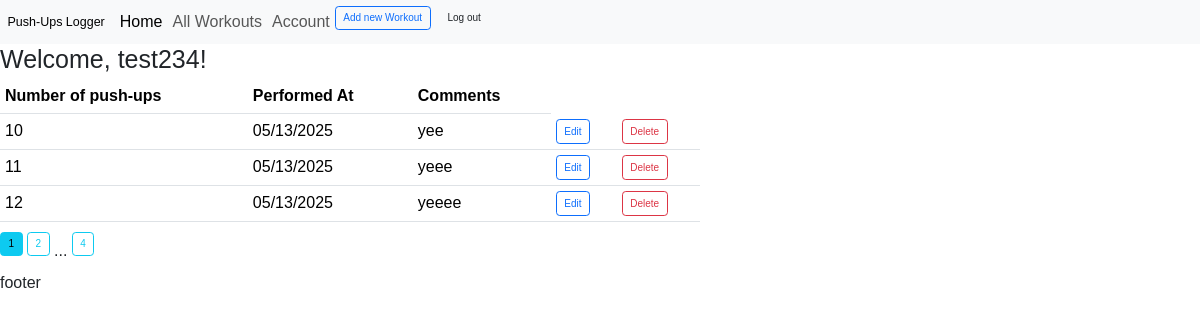
The page /all (signed in) on the database its author committed.
### models.py (models this page shows)
class User(db.Model, UserMixin):
    id = db.Column(db.Integer, primary_key=True)
    name = db.Column(db.String(100))
    email = db.Column(db.String(100), unique=True)
    password = db.Column(db.String(100))
    workouts = db.relationship('Workout', backref='author', lazy=True)

class Workout(db.Model):
    id = db.Column(db.Integer, primary_key=True)
    pushups = db.Column(db.Integer, nullable=False)
    date_posted = db.Column(db.DateTime, nullable=False, default=datetime.now)
    comment = db.Column(db.Text, nullable=False)
    user_id = db.Column(db.Integer, db.ForeignKey('user.id'), nullable=False)

### main.py (the view)
@main.route('/all')
@login_required
def user_workouts():
    page = request.args.get('page', 1, type=int)
    user = User.query.filter_by(email=current_user.email).first_or_404()
    workouts = Workout.query.filter_by(author=user).paginate(page=page, per_page=3) # this is responsible for pagination
    return render_template('all-workouts.html', workouts=workouts, user=user)

### __init__.py (called while the page is built)
def create_app():
    app = Flask(__name__)
    basedir = os.path.abspath(os.path.dirname(__file__))
    app.config['SECRET_KEY'] = 'secret-key'
    app.config['SQLALCHEMY_DATABASE_URI'] = f'sqlite:///{os.path.join(basedir, "data", "users.db")}'
    db.init_app(app)
    from .models import User
    with app.app_context():
        db.create_all()
    login_manager = LoginManager()
    login_manager.login_view = 'auth.login'
    login_manager.init_app(app)
    @login_manager.user_loader
    def load_user(user_id):
        return User.query.get(int(user_id))
    from .main import main as main_blueprint
    app.register_blueprint(main_blueprint)
    from .auth import auth as auth_blueprint
    app.register_blueprint(auth_blueprint)
    return app

### templates/all-workouts.html (shortened to what this page needs)
{% extends "base.html" %}
{% block head %}
{{ super() }}
{% endblock %}
{% block content %}
<h1>Welcome, {{ user.name }}!</h1>
<div>
    <table class="table table-hover" style="width: 700px;">
        <thead class="thead-dark">
            <tr>
                <th scope="col">Number of push-ups</th>
                <th scope="col">Performed At</th>
                <th scope="col">Comments</th>
            </tr>
        </thead>
        <tbody>
            {% for workout in workouts.items %}
                <tr>
                    <td>{{ workout.pushups }}</td>
                    <td>{{ workout.date_posted.strftime('%m/%d/%Y') }}</td>
                    <td>{{ workout.comment }}</td>
                    <td>
                        <a href="{{ url_for('main.update_workout', workout_id=workout.id) }}" role="button" class="btn btn-outline-primary">Edit</a>
                    </td>
                    <td>
                        <a href="{{ url_for('main.delete_workout', workout_id=workout.id) }}" role="button" class="btn btn-outline-danger">Delete</a>
                    </td>
                </tr>
            {% endfor %}
        </tbody>
    </table>
    {% for page_num in workouts.iter_pages(left_edge=1, right_edge=1, left_current=1, right_current=1) %}
        {% if page_num %}
            {% if workouts.page == page_num %}
                <a href="{{ url_for('main.user_workouts', page=page_num) }}" class="btn btn-info mb-4">{{ page_num }}</a>
            {% else %}
                <a href="{{ url_for('main.user_workouts', page=page_num) }}" class="btn btn-outline-info mb-4">{{ page_num }}</a>
            {% endif %}
            {% else %}
                ...
        {% endif %}
    {% endfor %}
</div>
{% endblock %}

### templates/base.html (shortened to what this page needs)
<!DOCTYPE html>
<html lang="en">
<head>
    {% block head %}
    <link href="https://cdn.jsdelivr.net/npm/bootstrap@5.3.6/dist/css/bootstrap.min.css" rel="stylesheet"
>
    <link rel="stylesheet" href="{{ url_for('static', filename='css/style.css') }}">
    {% endblock %}
</head>
<body>
    <nav class="navbar navbar-expand-lg bg-body-tertiary">
        <div class="container-fluid">
            <a class="navbar-brand" href="{{ url_for('main.index') }}">Push-Ups Logger</a>
            <div class="collapse navbar-collapse" id="navbarNavAltMarkup">
                <div class="navbar-nav">
                    <a class="nav-link active" aria-current="page" href="{{ url_for('main.index') }}">Home</a>
                    <a class="nav-link" href="{{ url_for('main.user_workouts') }}">All Workouts</a>
                    <a class="nav-link" href="{{ url_for('main.profile') }}">Account</a>
                    <form class="form-inline my-2 my-lg-0">
                        {% if current_user.is_authenticated %}
                            <a href="{{ url_for('main.new_workout') }}" class="btn btn-outline-primary" role="button">Add new Workout</a>
                        {% endif %}
                        {% if current_user.is_authenticated %}
                            <a href="{{ url_for('auth.logout') }}" class="btn btn-outlin-danger" role="button" style="margin-left: 4px;">Log out</a>
                        {% endif %}
                    </form>
                </div>
            </div>
        </div>
    </nav>
    <main>
        <div class="wrapper">
            {% block content %} {% endblock %}
        </div>
    </main>
    <footer>
        <p>footer</p>
    </footer>
</body>
</html>

### static/css/style.css (style rules this page uses)
*, *::before, *::after { box-sizing: border-box; padding: 0; margin: 0; }
html { font-size: 62.5%; scroll-behavior: smooth; }
body { font-size: 1.6rem; font-family: sans-serif; }
.wrapper { width: 100%; max-width: 1200px; margin: 0 auto; }

### rows shown on the page
User: name "test234"
Workout: pushups "10", date_posted "05/13/2025", comment "yee"
Workout: pushups "11", date_posted "05/13/2025", comment "yeee"
Workout: pushups "12", date_posted "05/13/2025", comment "yeeee"

### other values the page prints
{{ page_num }} "1"
{{ page_num }} "2" "4"
